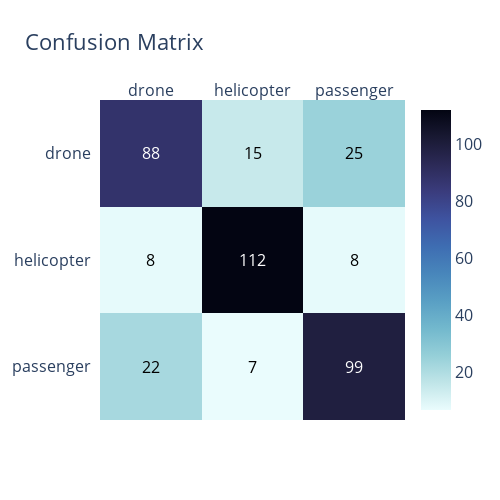

The notebook cell this image was saved under:
### Code cell
from plotly import figure_factory as ff
def plot_cm(cm):
    cm = cm[::-1]
    cm = pd.DataFrame(cm, columns=classes, index=classes[::-1])

    fig = ff.create_annotated_heatmap(z=cm.values, x=list(cm.columns), y=list(cm.index), colorscale='ice', showscale=True, reversescale=True)
    fig.update_layout(width=500, height=500, title='Confusion Matrix', font_size=16)
    fig.show()

plot_cm(cm)

### Figure 1 — Plotly figure (JSON) as saved in the notebook; plotly's stock layout.template omitted (floating-point values rounded to 4 significant figures)
{"data": [{"colorscale": [[0, "rgb(3, 5, 18)"], [0.09091, "rgb(25, 25, 51)"], [0.1818, "rgb(44, 42, 87)"], [0.2727, "rgb(58, 60, 125)"], [0.3636, "rgb(62, 83, 160)"], [0.4545, "rgb(62, 109, 178)"], [0.5455, "rgb(72, 134, 187)"], [0.6364, "rgb(89, 159, 196)"], [0.7273, "rgb(114, 184, 205)"], [0.8182, "rgb(149, 207, 216)"], [0.9091, "rgb(192, 229, 232)"], [1, "rgb(234, 252, 253)"]], "reversescale": true, "showscale": true, "type": "heatmap", "x": ["drone", "helicopter", "passenger"], "y": ["passenger", "helicopter", "drone"], "z": [[22, 7, 99], [8, 112, 8], [88, 15, 25]]}], "layout": {"annotations": [{"font": {"color": "#000000"}, "showarrow": false, "text": "22", "x": "drone", "xref": "x", "y": "passenger", "yref": "y"}, {"font": {"color": "#000000"}, "showarrow": false, "text": "7", "x": "helicopter", "xref": "x", "y": "passenger", "yref": "y"}, {"font": {"color": "#FFFFFF"}, "showarrow": false, "text": "99", "x": "passenger", "xref": "x", "y": "passenger", "yref": "y"}, {"font": {"color": "#000000"}, "showarrow": false, "text": "8", "x": "drone", "xref": "x", "y": "helicopter", "yref": "y"}, {"font": {"color": "#FFFFFF"}, "showarrow": false, "text": "112", "x": "helicopter", "xref": "x", "y": "helicopter", "yref": "y"}, {"font": {"color": "#000000"}, "showarrow": false, "text": "8", "x": "passenger", "xref": "x", "y": "helicopter", "yref": "y"}, {"font": {"color": "#FFFFFF"}, "showarrow": false, "text": "88", "x": "drone", "xref": "x", "y": "drone", "yref": "y"}, {"font": {"color": "#000000"}, "showarrow": false, "text": "15", "x": "helicopter", "xref": "x", "y": "drone", "yref": "y"}, {"font": {"color": "#000000"}, "showarrow": false, "text": "25", "x": "passenger", "xref": "x", "y": "drone", "yref": "y"}], "font": {"size": 16}, "height": 500, "title": {"text": "Confusion Matrix"}, "width": 500, "xaxis": {"dtick": 1, "gridcolor": "rgb(0, 0, 0)", "side": "top", "ticks": ""}, "yaxis": {"dtick": 1, "ticks": "", "ticksuffix": "  "}}}
